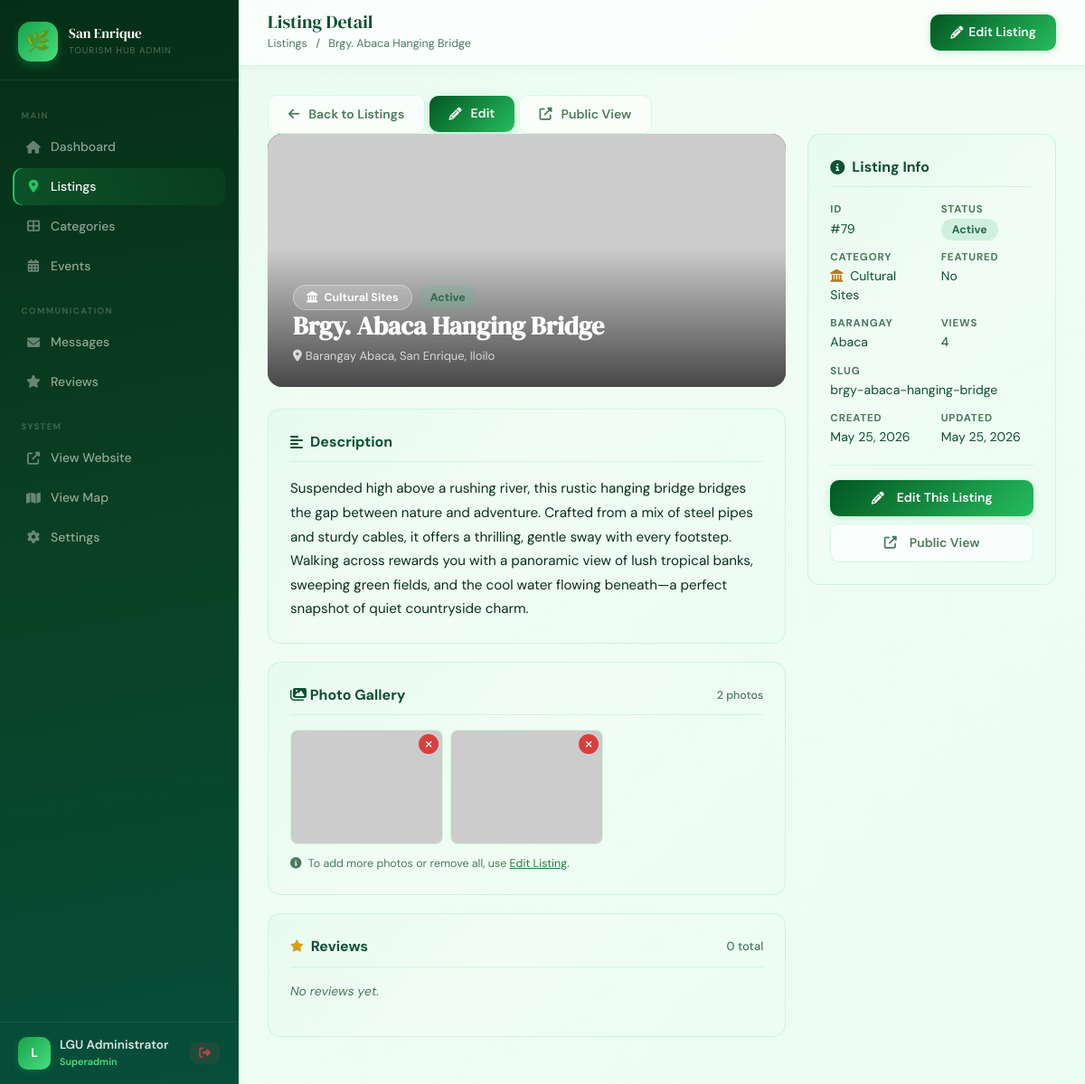
/admin/listing_view.php?slug=brgy-abaca-hanging-bridge (signed in), run on the app's committed database.
### tables this page shows
CREATE TABLE `listings` (
  `id` int(11) NOT NULL AUTO_INCREMENT,
  `category_id` int(11) NOT NULL,
  `name` varchar(200) NOT NULL,
  `slug` varchar(200) NOT NULL,
  `description` text DEFAULT NULL,
  `address` text DEFAULT NULL,
  `barangay` varchar(100) DEFAULT NULL,
  `contact` varchar(100) DEFAULT NULL,
  `email` varchar(150) DEFAULT NULL,
  `website` varchar(255) DEFAULT NULL,
  `latitude` decimal(10,8) DEFAULT NULL,
  `longitude` decimal(11,8) DEFAULT NULL,
  `featured_image` varchar(500) DEFAULT NULL,
  `gallery` text DEFAULT NULL,
  `video` varchar(512) DEFAULT '',
  `operating_hours` varchar(255) DEFAULT NULL,
  `entrance_fee` varchar(100) DEFAULT NULL,
  `amenities` text DEFAULT NULL,
  `distance_from_town` varchar(100) DEFAULT NULL,
  `population` varchar(100) DEFAULT NULL,
  `status` enum('active','inactive','pending') DEFAULT 'active',
  `is_featured` tinyint(1) DEFAULT 0,
  `views` int(11) DEFAULT 0,
  `rating` decimal(3,2) DEFAULT 0.00,
  `created_at` timestamp NULL DEFAULT current_timestamp(),
  `updated_at` timestamp NULL DEFAULT current_timestamp() ON UPDATE current_timestamp(),
  PRIMARY KEY (`id`)
);

CREATE TABLE IF NOT EXISTS categories (
    id INT AUTO_INCREMENT PRIMARY KEY,
    name VARCHAR(100) NOT NULL,
    slug VARCHAR(100) NOT NULL UNIQUE,
    icon VARCHAR(50) DEFAULT 'fas fa-map-marker-alt',
    color VARCHAR(20) DEFAULT '#2d6a4f',
    created_at TIMESTAMP DEFAULT CURRENT_TIMESTAMP
);

### includes/auth.php (called while the page is built, shortened)
<?php
function currentAdmin()
{
    return [
        'id' => $_SESSION['admin_id'] ?? null,
        'name' => $_SESSION['admin_name'] ?? '',
        'role' => $_SESSION['admin_role'] ?? '',
        'username' => $_SESSION['admin_username'] ?? ''
    ];
}
?>

### includes/db.php (called while the page is built, shortened)
<?php
function getDB()
{
    static $conn = null;
    if ($conn === null) {
        $conn = new mysqli(DB_HOST, DB_USER, DB_PASS, DB_NAME);
        $conn->set_charset('utf8mb4');
    }
    return $conn;
}
function sanitize($data)
{
    $db = getDB();
    return $db->real_escape_string(htmlspecialchars(trim($data)));
}
?>

### includes/functions.php (called while the page is built, shortened)
<?php
require_once __DIR__ . '/db.php';
require_once __DIR__ . '/auth.php';
function listingImage($img, $name = 'Place', $w = 600, $h = 400)
{
    if (strpos($img, 'http://') === 0 || strpos($img, 'https://') === 0)
        return $img;
    $clean = preg_replace('#^(\.\./)+#', '', $img);
    $clean = ltrim($clean, '/');
    return BASE_URL . '/' . $clean;
}
?>

### admin/listing_view.php (the view, shortened to what this page needs)
<?php
require_once '../includes/functions.php';
$admin = currentAdmin();
$slug = isset($_GET['slug']) ? sanitize($_GET['slug']) : '';
$db = getDB();
$slugEsc = $db->real_escape_string($slug);
$result = $db->query("SELECT l.*, c.name as category_name, c.icon, c.color, c.slug as cat_slug
                       FROM listings l
                       JOIN categories c ON l.category_id = c.id
                       WHERE l.slug = '$slugEsc' LIMIT 1");
$listing = $result->fetch_assoc();
$reviews = $db->query("SELECT * FROM reviews WHERE listing_id = {$listing['id']} ORDER BY created_at DESC LIMIT 20")->fetch_all(MYSQLI_ASSOC);
?>
<!DOCTYPE html>
<html lang="en">
<head>
  <link rel="stylesheet" href="https://cdnjs.cloudflare.com/ajax/libs/font-awesome/6.4.0/css/all.min.css">
  <link href="https://cdn.jsdelivr.net/npm/bootstrap@5.3.0/dist/css/bootstrap.min.css" rel="stylesheet">
  <link rel="stylesheet" href="../assets/css/admin.css">
</head>
<body>
  <aside class="admin-sidebar" id="adminSidebar">
    <div class="sidebar-brand">
      <div class="brand-logo">🌿</div>
      <div>
        <div class="brand-text">San Enrique</div>
        <div class="brand-sub">Tourism Hub Admin</div>
      </div>
    </div>
    <nav class="sidebar-nav">
      <div class="nav-section-label">Main</div>
      <a href="dashboard.php" class="admin-nav-link">
        <i class="fas fa-home"></i> Dashboard
      </a>
      <a href="listings.php" class="admin-nav-link active">
        <i class="fas fa-map-marker-alt"></i> Listings
      </a>
      <a href="categories.php" class="admin-nav-link">
        <i class="fas fa-th-large"></i> Categories
      </a>
      <a href="events.php" class="admin-nav-link">
        <i class="fas fa-calendar-alt"></i> Events
      </a>
      <div class="nav-section-label">Communication</div>
      <a href="messages.php" class="admin-nav-link">
        <i class="fas fa-envelope"></i> Messages
      </a>
      <a href="reviews.php" class="admin-nav-link">
        <i class="fas fa-star"></i> Reviews
      </a>
      <div class="nav-section-label">System</div>
      <a href="../index.php" class="admin-nav-link" target="_blank">
        <i class="fas fa-external-link-alt"></i> View Website
      </a>
      <a href="../map.php" class="admin-nav-link" target="_blank">
        <i class="fas fa-map"></i> View Map
      </a>
      <a href="settings.php" class="admin-nav-link">
        <i class="fas fa-cog"></i> Settings
      </a>
    </nav>
    <div class="sidebar-footer">
      <div class="sidebar-user">
        <div class="user-avatar"><?= strtoupper(substr($admin['name'], 0, 1)) ?></div>
        <div>
          <div class="user-name"><?= htmlspecialchars($admin['name']) ?></div>
          <div class="user-role"><?= ucfirst($admin['role']) ?></div>
        </div>
        <a href="logout.php" class="btn-logout" title="Logout">
          <i class="fas fa-sign-out-alt"></i>
        </a>
      </div>
    </div>
  </aside>
  <div class="admin-content">
    <div class="admin-topbar">
      <div>
        <span class="topbar-title">Listing Detail</span>
        <div class="topbar-breadcrumb">
          <a href="listings.php" class="topbar-breadcrumb">Listings</a>
          <span class="separator">/</span>
          <?= htmlspecialchars($listing['name']) ?>
        </div>
      </div>
      <div class="topbar-actions">
        <a href="listings.php?action=edit&id=<?= $listing['id'] ?>" class="btn-admin-primary">
          <i class="fas fa-pencil-alt"></i> Edit Listing
        </a>
      </div>
    </div>
    <div class="admin-main">
      <div class="lv-action-bar">
        <a href="listings.php" class="btn-admin-secondary">
          <i class="fas fa-arrow-left me-1"></i> Back to Listings
        </a>
        <a href="listings.php?action=edit&id=<?= $listing['id'] ?>" class="btn-admin-primary">
          <i class="fas fa-pencil-alt me-1"></i> Edit
        </a>
        <a href="../listing.php?slug=<?= urlencode($listing['slug']) ?>" target="_blank" class="btn-admin-secondary">
          <i class="fas fa-external-link-alt me-1"></i> Public View
        </a>
      </div>
      <div class="row g-4">
        <div class="col-lg-8">
          <div class="lv-hero">
            <img src="<?= htmlspecialchars(listingImage($listing['featured_image'], $listing['name'], 900, 400)) ?>"
              alt="<?= htmlspecialchars($listing['name']) ?>"
              onerror="this.src='https://placehold.co/900x400/2d6a4f/ffffff?text=No+Image'">
            <div class="lv-hero-overlay">
              <div class="lv-badge-row">
                <span class="lv-cat-badge">
                  <i class="<?= htmlspecialchars($listing['icon']) ?> me-1"></i>
                  <?= htmlspecialchars($listing['category_name']) ?>
                </span>
                <span class="lv-status-badge <?= $listing['status'] ?>">
                  <?= ucfirst($listing['status']) ?>
                </span>
              </div>
              <div class="lv-hero-title"><?= htmlspecialchars($listing['name']) ?></div>
              <?php if ($listing['address']): ?>
                <div class="lv-hero-color-text">
                  <i class="fas fa-map-marker-alt me-1"></i><?= htmlspecialchars($listing['address']) ?>
                </div>
              <?php endif; ?>
            </div>
          </div>
          <?php
          function cleanRichContent(string $html): string {
            $html = preg_replace('#</?o:[^>]*>#i', '', $html);
            $html = preg_replace('#<font[^>]*>(.*?)</font>#is', '$1', $html);
            $html = preg_replace('/\s*color\s*:\s*[^;";]+;?\s*/i', '', $html);
            $html = preg_replace('/\s*background-color\s*:\s*[^;";]+;?\s*/i', '', $html);
            $html = preg_replace('/\s+class="[^"]*Mso[^"]*"/i', '', $html);
            $html = preg_replace('/\s+lang="[^"]*"/i', '', $html);
            $html = preg_replace('/\bmso-[^;";]+;?\s*/i', '', $html);
            $html = preg_replace('/\s*font-size\s*:\s*[^;";]+;?\s*/i', '', $html);
            $html = preg_replace('/\s+style="\s*"/i', '', $html);
            $html = preg_replace('/\s+color="[^"]*"/i', '', $html);
            $html = preg_replace('#<span\s*>([^<]*)</span>#i', '$1', $html);
            $html = preg_replace('/(\s*&nbsp;\s*)+/', ' ', $html);
            $html = preg_replace('#<p[^>]*>\s*</p>#i', '', $html);
            return trim($html);
          }
          $cleanDesc = cleanRichContent($listing['description'] ?? '');
          ?>
          <div class="lv-card">
            <div class="lv-card-title">
              <i class="fas fa-align-left"></i> Description
            </div>
            <?php if ($cleanDesc): ?>
              <div class="lv-rich-content"><?= $cleanDesc ?></div>
            <?php else: ?>
              <p class="lv-no-desc">No description provided.</p>
            <?php endif; ?>
          </div>
          <?php
            $galleryPhotos = json_decode($listing['gallery'] ?? '[]', true) ?: [];
          ?>
          <?php if (!empty($galleryPhotos)): ?>
          <div class="lv-card">
            <div class="lv-card-title lv-card-title-between">
              <span><i class="fas fa-images"></i> Photo Gallery</span>
              <span class="lv-card-photo-count"><?= count($galleryPhotos) ?> photo<?= count($galleryPhotos) !== 1 ? 's' : '' ?></span>
            </div>
            <div class="lv-gallery-grid">
              <?php foreach ($galleryPhotos as $gi => $gPhoto):
                if (strpos($gPhoto, 'http://') === 0 || strpos($gPhoto, 'https://') === 0) {
                  $gUrl = $gPhoto;
                } else {
                  $gClean = preg_replace('#^(\.\./)+#', '', $gPhoto);
                  $gUrl   = BASE_URL . '/' . ltrim($gClean, '/');
                }
              ?>
              <div class="lv-gallery-item">
                <img src="<?= htmlspecialchars($gUrl) ?>"
                     style="width:100%;height:100%;object-fit:cover;" onerror="this.src='https://placehold.co/130x98/1b4332/fff?text=IMG'">
                <form method="POST" action="gallery_delete.php" class="lv-gallery-delete-form"
                      onsubmit="return confirm('Remove this photo from the gallery?');">
                  <button type="submit"
                    class="lv-gallery-delete-btn"
                    title="Remove photo">
                    <i class="fas fa-times"></i>
                  </button>
                </form>
              </div>
              <?php endforeach; ?>
            </div>
            <div class="lv-gallery-note">
              <i class="fas fa-info-circle me-1"></i>
              To add more photos or remove all, use <a href="listings.php?action=edit&id=<?= $listing['id'] ?>">Edit Listing</a>.
            </div>
          </div>
          <?php endif; ?>
          <div class="lv-card">
            <div class="lv-card-title">
              <i class="fas fa-star lv-stars"></i> Reviews
              <span
                class="lv-count-label"><?= count($reviews) ?>
                total</span>
            </div>
            <?php if ($reviews): ?>
              <?php
              $avg = round(array_sum(array_column($reviews, 'rating')) / count($reviews), 1);
              ?>
              <div
                class="lv-review-summary">
                <div class="lv-review-avg-val"><?= $avg ?></div>
                <div>
                  <div class="lv-review-avg-stars">
                    <?= str_repeat('★', round($avg)) . str_repeat('☆', 5 - round($avg)) ?></div>
                  <div class="lv-review-avg-count">Average of <?= count($reviews) ?>
                    review<?= count($reviews) !== 1 ? 's' : '' ?></div>
                </div>
              </div>
              <?php foreach ($reviews as $review): ?>
                <div class="lv-review">
                  <div class="lv-review-header">
                    <span class="lv-reviewer"><?= htmlspecialchars($review['reviewer_name'] ?: 'Anonymous') ?></span>
                    <span
                      class="lv-stars"><?= str_repeat('★', $review['rating']) . str_repeat('☆', 5 - $review['rating']) ?></span>
                  </div>
                  <p class="lv-review-text"><?= htmlspecialchars($review['comment']) ?></p>
                  <div class="lv-review-date"><?= date('F j, Y', strtotime($review['created_at'])) ?></div>
                </div>
              <?php endforeach; ?>
            <?php else: ?>
              <p class="lv-no-reviews">No reviews yet.</p>
            <?php endif; ?>
          </div>
        </div>
        <div class="col-lg-4">
          <div class="lv-card" style="position:sticky;top:80px;">
            <div class="lv-card-title">
              <i class="fas fa-info-circle"></i> Listing Info
            </div>
            <div class="lv-info-grid">
              <div class="lv-info-item">
                <span class="lv-info-label">ID</span>
                <span class="lv-info-value">#<?= $listing['id'] ?></span>
              </div>
              <div class="lv-info-item">
                <span class="lv-info-label">Status</span>
                <span class="lv-info-value">
                  <span class="lv-status-badge <?= $listing['status'] ?>"><?= ucfirst($listing['status']) ?></span>
                </span>
              </div>
              <div class="lv-info-item">
                <span class="lv-info-label">Category</span>
                <span class="lv-info-value">
                  <i class="<?= htmlspecialchars($listing['icon']) ?> me-1"
                    style="color:<?= htmlspecialchars($listing['color']) ?>;"></i>
                  <?= htmlspecialchars($listing['category_name']) ?>
                </span>
              </div>
              <div class="lv-info-item">
                <span class="lv-info-label">Featured</span>
                <span class="lv-info-value"><?= $listing['is_featured'] ? '★ Yes' : 'No' ?></span>
              </div>
              <?php if ($listing['barangay']): ?>
                <div class="lv-info-item">
                  <span class="lv-info-label">Barangay</span>
                  <span class="lv-info-value"><?= htmlspecialchars($listing['barangay']) ?></span>
                </div>
              <?php endif; ?>
              <div class="lv-info-item">
                <span class="lv-info-label">Views</span>
                <span class="lv-info-value"><?= number_format($listing['views']) ?></span>
              </div>
              <?php if ($listing['slug']): ?>
                <div class="lv-info-item lv-info-item-full">
                  <span class="lv-info-label">Slug</span>
                  <span class="lv-info-value"
                    class="lv-slug-code"><?= htmlspecialchars($listing['slug']) ?></span>
                </div>
              <?php endif; ?>
              <?php if ($listing['created_at']): ?>
                <div class="lv-info-item">
                  <span class="lv-info-label">Created</span>
                  <span class="lv-info-value"><?= date('M j, Y', strtotime($listing['created_at'])) ?></span>
                </div>
              <?php endif; ?>
              <?php if ($listing['updated_at']): ?>
                <div class="lv-info-item">
                  <span class="lv-info-label">Updated</span>
                  <span class="lv-info-value"><?= date('M j, Y', strtotime($listing['updated_at'])) ?></span>
                </div>
              <?php endif; ?>
            </div>
            <div class="lv-action-footer">
              <a href="listings.php?action=edit&id=<?= $listing['id'] ?>" class="btn-admin-primary btn-full-center">
                <i class="fas fa-pencil-alt me-2"></i>Edit This Listing
              </a>
              <a href="../listing.php?slug=<?= urlencode($listing['slug']) ?>" target="_blank"
                class="btn-admin-secondary btn-full-center">
                <i class="fas fa-external-link-alt me-2"></i>Public View
              </a>
            </div>
          </div>
        </div>
      </div>
    </div>
  </div>
</body>
</html>

### data on the page
listings: name "Brgy. Abaca Hanging Bridge", category.name "Cultural Sites", status "Active", address "Barangay Abaca, San Enrique, Iloilo", description "Suspended high above a rushing river, this rustic hanging bridge bridges the gap between nature and adventure. Crafted from a mix of steel pipes and sturdy cables, it offers a thrilling, gentle sway with every footstep. Walking across rewards you with a panoramic view of lush tropical banks, sweeping green fields, and the cool water flowing beneath—a perfect snapshot of quiet countryside charm.", gallery "2", id "79", barangay "Abaca", views "4", slug "brgy-abaca-hanging-bridge", created_at "May 25, 2026", updated_at "May 25, 2026"

### other printed values
substr($admin['name'], 0, 1) "L"
$admin['name'] "LGU Administrator"
$admin['role'] "Superadmin"
count($reviews) "0"
